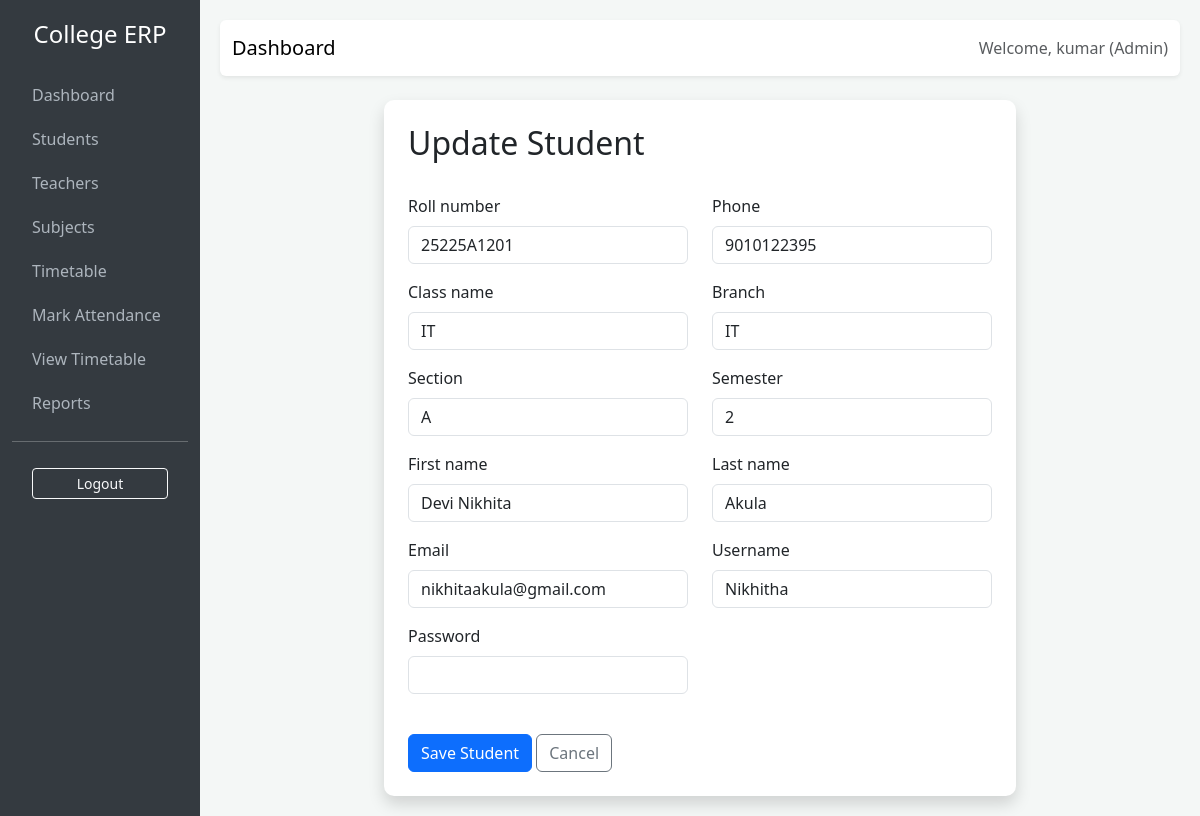
/students/update/3/ (signed in), run on the app's committed database.
### attendance/models.py (models this page shows, shortened)
class User(AbstractUser):
    ROLE_CHOICES = (
        ('admin', 'Admin'),
        ('teacher', 'Teacher'),
        ('student', 'Student'),
    )
    role = models.CharField(max_length=10, choices=ROLE_CHOICES, default='admin')

class Student(models.Model):
    user = models.OneToOneField(User, on_delete=models.CASCADE, limit_choices_to={'role': 'student'})
    roll_number = models.CharField(max_length=20, unique=True)
    phone = models.CharField(max_length=15)
    class_name = models.CharField(max_length=50) # e.g. "B.Tech"
    branch = models.CharField(max_length=50, blank=True)
    section = models.CharField(max_length=10)
    semester = models.IntegerField(default=1)

### attendance/views.py (the view)
# urls.py: path('students/update/<int:pk>/', views.student_update, name='student_update'),
@login_required
@user_passes_test(is_admin)
def student_update(request, pk):
    student = get_object_or_404(Student, pk=pk)
    if request.method == 'POST':
        form = StudentForm(request.POST, instance=student, initial={
            'first_name': student.user.first_name,
            'last_name': student.user.last_name,
            'email': student.user.email,
            'username': student.user.username,
        })
        if form.is_valid():
            form.save()
            messages.success(request, 'Student updated successfully!')
            return redirect('student_list')
    else:
        form = StudentForm(instance=student, initial={
            'first_name': student.user.first_name,
            'last_name': student.user.last_name,
            'email': student.user.email,
            'username': student.user.username,
        })
    return render(request, 'attendance/student_form.html', {'form': form, 'student': student})

### attendance/forms.py (shortened to what this page needs)
class StudentForm(forms.ModelForm):
    first_name = forms.CharField(max_length=150, widget=forms.TextInput(attrs={'class': 'form-control'}))
    last_name = forms.CharField(max_length=150, widget=forms.TextInput(attrs={'class': 'form-control'}))
    email = forms.EmailField(widget=forms.EmailInput(attrs={'class': 'form-control'}))
    username = forms.CharField(max_length=150, widget=forms.TextInput(attrs={'class': 'form-control'}))
    password = forms.CharField(widget=forms.PasswordInput(attrs={'class': 'form-control'}), required=False)
    class Meta:
        model = Student
        fields = ['roll_number', 'phone', 'class_name', 'branch', 'section', 'semester']
        widgets = {
            'roll_number': forms.TextInput(attrs={'class': 'form-control'}),
            'phone': forms.TextInput(attrs={'class': 'form-control'}),
            'class_name': forms.TextInput(attrs={'class': 'form-control'}),
            'branch': forms.TextInput(attrs={'class': 'form-control'}),
            'section': forms.TextInput(attrs={'class': 'form-control'}),
            'semester': forms.NumberInput(attrs={'class': 'form-control'}),
        }

### attendance/views.py (called while the page is built)
def is_admin(user):
    return user.role == 'admin'

### attendance/templates/attendance/student_form.html (shortened to what this page needs)
{% extends 'attendance/base.html' %}
{% block content %}
<div class="row justify-content-center">
    <div class="col-md-8">
        <div class="card p-4 shadow">
            <h2>{% if student %}Update{% else %}Add New{% endif %} Student</h2>
            <form method="post" class="mt-4">
                <div class="row">
                    {% for field in form %}
                    <div class="col-md-6 mb-3">
                        <label class="form-label">{{ field.label }}</label>
                        {{ field }}
                    </div>
                    {% endfor %}
                </div>
                <div class="mt-4">
                    <button type="submit" class="btn btn-primary">Save Student</button>
                    <a href="{% url 'student_list' %}" class="btn btn-outline-secondary">Cancel</a>
                </div>
            </form>
        </div>
    </div>
</div>
{% endblock %}

### attendance/templates/attendance/base.html (shortened to what this page needs)
<!DOCTYPE html>
<html lang="en">
<head>
    <link href="https://cdn.jsdelivr.net/npm/bootstrap@5.3.0/dist/css/bootstrap.min.css" rel="stylesheet">
</head>
<body>
    <div class="container-fluid">
        <div class="row">
            <div class="col-md-2 sidebar d-none d-md-block">
                <h4 class="text-center mb-4">College ERP</h4>
                {% if user.is_authenticated %}
                <a href="{% url 'dashboard' %}" class="{% if request.resolver_match.url_name == 'dashboard' %}active{% endif %}">Dashboard</a>
                {% if user.role == 'admin' %}
                <a href="{% url 'student_list' %}" class="{% if request.resolver_match.url_name == 'student_list' %}active{% endif %}">Students</a>
                <a href="{% url 'teacher_list' %}" class="{% if request.resolver_match.url_name == 'teacher_list' %}active{% endif %}">Teachers</a>
                <a href="{% url 'subject_list' %}" class="{% if request.resolver_match.url_name == 'subject_list' %}active{% endif %}">Subjects</a>
                <a href="{% url 'timetable_list' %}" class="{% if request.resolver_match.url_name == 'timetable_list' %}active{% endif %}">Timetable</a>
                {% endif %}
                {% if user.role == 'teacher' or user.role == 'admin' %}
                <a href="{% url 'mark_attendance' %}" class="{% if request.resolver_match.url_name == 'mark_attendance' %}active{% endif %}">Mark Attendance</a>
                {% endif %}
                <a href="{% url 'timetable_list' %}" class="{% if request.resolver_match.url_name == 'timetable_list' %}active{% endif %}">View Timetable</a>
                <a href="{% url 'attendance_reports' %}" class="{% if request.resolver_match.url_name == 'attendance_reports' %}active{% endif %}">Reports</a>
                <hr>
                <form action="{% url 'logout' %}" method="post" style="padding: 10px 20px;">
                    <button type="submit" class="btn btn-outline-light btn-sm w-100">Logout</button>
                </form>
                {% else %}
                <a href="{% url 'login' %}">Login</a>
                {% endif %}
            </div>
            <div class="col-md-10 content">
                <nav class="navbar navbar-expand-lg navbar-light bg-white mb-4 rounded shadow-sm">
                    <div class="container-fluid">
                        <span class="navbar-brand">{% block title %}Dashboard{% endblock %}</span>
                        <div class="ms-auto">
                            {% if user.is_authenticated %}
                            <span class="text-muted">Welcome, {{ user.username }} ({{ user.role|title }})</span>
                            {% endif %}
                        </div>
                    </div>
                </nav>
                {% block content %}{% endblock %}
            </div>
        </div>
    </div>
</body>
</html>

### attendance/templates/attendance/base.html (style rules this page uses)
body { background-color: #f4f7f6; }
.sidebar { min-height: 100vh; background-color: #343a40; color: white; padding-top: 20px; }
.sidebar a { color: #adb5bd; text-decoration: none; padding: 10px 20px; display: block; }
.content { padding: 20px; }
.card { border: none; border-radius: 10px; box-shadow: 0 4px 6px rgba(0,0,0,0.1); }

### data on the page
User: username "kumar", role "Admin"
Student: form "25225A1201" "9010122395" "IT" "IT" "A" "2"
User: form "Devi Nikhita" "Akula" "nikhitaakula@gmail.com" "Nikhitha"

### other printed values
{{ field.label }} "Roll number" "Phone" "Class name" "Branch" "Section" "Semester" "First name" "Last name" "Email" "Username" "Password"
